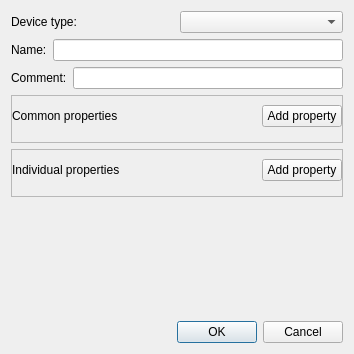
<?xml version="1.0" encoding="UTF-8"?>
<ui version="4.0">
 <class>AddDevice</class>
 <widget class="QDialog" name="AddDevice">
  <property name="geometry">
   <rect>
    <x>0</x>
    <y>0</y>
    <width>348</width>
    <height>354</height>
   </rect>
  </property>
  <property name="windowTitle">
   <string>Dialog</string>
  </property>
  <property name="locale">
   <locale language="English" country="UnitedStates"/>
  </property>
  <layout class="QVBoxLayout" name="verticalLayout" stretch="0,0,0,0,0,0,0">
   <item>
    <layout class="QHBoxLayout" name="horizontalLayout">
     <item>
      <widget class="QLabel" name="label">
       <property name="text">
        <string>Device type:</string>
       </property>
      </widget>
     </item>
     <item>
      <widget class="QComboBox" name="cmb_type"/>
     </item>
    </layout>
   </item>
   <item>
    <layout class="QHBoxLayout" name="horizontalLayout_2">
     <item>
      <widget class="QLabel" name="label_2">
       <property name="text">
        <string>Name:</string>
       </property>
      </widget>
     </item>
     <item>
      <widget class="QLineEdit" name="le_name"/>
     </item>
    </layout>
   </item>
   <item>
    <layout class="QHBoxLayout" name="horizontalLayout_4">
     <item>
      <widget class="QLabel" name="label_4">
       <property name="text">
        <string>Comment:</string>
       </property>
      </widget>
     </item>
     <item>
      <widget class="QLineEdit" name="le_comment"/>
     </item>
    </layout>
   </item>
   <item>
    <widget class="QFrame" name="fr_common_properties">
     <property name="frameShape">
      <enum>QFrame::StyledPanel</enum>
     </property>
     <property name="frameShadow">
      <enum>QFrame::Raised</enum>
     </property>
     <layout class="QVBoxLayout" name="verticalLayout_3">
      <property name="leftMargin">
       <number>0</number>
      </property>
      <property name="rightMargin">
       <number>0</number>
      </property>
      <item>
       <layout class="QHBoxLayout" name="horizontalLayout_5">
        <item>
         <widget class="QLabel" name="label_5">
          <property name="text">
           <string>Common properties</string>
          </property>
         </widget>
        </item>
        <item>
         <spacer name="horizontalSpacer_2">
          <property name="orientation">
           <enum>Qt::Horizontal</enum>
          </property>
          <property name="sizeHint" stdset="0">
           <size>
            <width>40</width>
            <height>20</height>
           </size>
          </property>
         </spacer>
        </item>
        <item>
         <widget class="QPushButton" name="cmd_add_common_property">
          <property name="text">
           <string>Add property</string>
          </property>
         </widget>
        </item>
       </layout>
      </item>
      <item>
       <widget class="QWidget" name="common_properties" native="true">
        <property name="minimumSize">
         <size>
          <width>330</width>
          <height>0</height>
         </size>
        </property>
       </widget>
      </item>
     </layout>
    </widget>
   </item>
   <item>
    <widget class="QFrame" name="fr_personal_properties">
     <property name="frameShape">
      <enum>QFrame::StyledPanel</enum>
     </property>
     <property name="frameShadow">
      <enum>QFrame::Raised</enum>
     </property>
     <layout class="QVBoxLayout" name="verticalLayout_2">
      <property name="leftMargin">
       <number>0</number>
      </property>
      <property name="rightMargin">
       <number>0</number>
      </property>
      <item>
       <layout class="QHBoxLayout" name="horizontalLayout_3">
        <item>
         <widget class="QLabel" name="label_3">
          <property name="text">
           <string>Individual properties</string>
          </property>
         </widget>
        </item>
        <item>
         <spacer name="horizontalSpacer">
          <property name="orientation">
           <enum>Qt::Horizontal</enum>
          </property>
          <property name="sizeHint" stdset="0">
           <size>
            <width>40</width>
            <height>20</height>
           </size>
          </property>
         </spacer>
        </item>
        <item>
         <widget class="QPushButton" name="cmd_add_personal_property">
          <property name="text">
           <string>Add property</string>
          </property>
         </widget>
        </item>
       </layout>
      </item>
      <item>
       <widget class="QWidget" name="personal_properties" native="true">
        <property name="minimumSize">
         <size>
          <width>330</width>
          <height>0</height>
         </size>
        </property>
       </widget>
      </item>
     </layout>
    </widget>
   </item>
   <item>
    <spacer name="verticalSpacer">
     <property name="orientation">
      <enum>Qt::Vertical</enum>
     </property>
     <property name="sizeHint" stdset="0">
      <size>
       <width>20</width>
       <height>40</height>
      </size>
     </property>
    </spacer>
   </item>
   <item>
    <widget class="QDialogButtonBox" name="but_ok_cancel">
     <property name="orientation">
      <enum>Qt::Horizontal</enum>
     </property>
     <property name="standardButtons">
      <set>QDialogButtonBox::Cancel|QDialogButtonBox::Ok</set>
     </property>
    </widget>
   </item>
  </layout>
 </widget>
 <resources/>
 <connections>
  <connection>
   <sender>but_ok_cancel</sender>
   <signal>accepted()</signal>
   <receiver>AddDevice</receiver>
   <slot>accept()</slot>
   <hints>
    <hint type="sourcelabel">
     <x>248</x>
     <y>254</y>
    </hint>
    <hint type="destinationlabel">
     <x>157</x>
     <y>274</y>
    </hint>
   </hints>
  </connection>
  <connection>
   <sender>but_ok_cancel</sender>
   <signal>rejected()</signal>
   <receiver>AddDevice</receiver>
   <slot>reject()</slot>
   <hints>
    <hint type="sourcelabel">
     <x>316</x>
     <y>260</y>
    </hint>
    <hint type="destinationlabel">
     <x>286</x>
     <y>274</y>
    </hint>
   </hints>
  </connection>
 </connections>
</ui>
